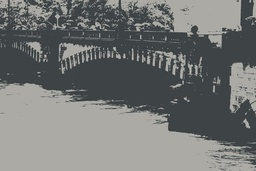
#> input picture src/segmented_k2.jpg, 256 x 171 px, shrunk from 1920 x 1280 before the run, given in place of your_image.jpg, which was not available
$ python segmentv4.py
#> lines starting #> are read from the running program, lines starting #| are printed output that depends on the picture; after the words box and inside, x2 and y2 are one past the last pixel; in counts of white or black regions, pixels touching at a corner belong together; pictures that were not available may be replaced by others from this repository, and a replacement may not be noted
import numpy as np
import matplotlib.pyplot as plt
from sklearn.cluster import KMeans
from sklearn.metrics import silhouette_score
from skimage import io, color
from skimage.color import rgb2lab, lab2rgb
import cv2
from PIL import Image

def segment_image_with_kmeans(image_path, k_range=(2, 10), use_grayscale=True, random_state=42):
    """
    Segment an image using K-means clustering with automatic K selection based on silhouette score.

    Parameters:
    -----------
    image_path : str
        Path to the input image
    k_range : tuple
        Range of K values to try (min, max)
    use_grayscale : bool
        Whether to convert the image to grayscale before segmentation
    random_state : int
        Random seed for reproducibility

    Returns:
    --------
    segmented_image : numpy.ndarray
        The segmented image where each pixel is replaced with its cluster center
    best_k : int
        The optimal number of clusters
    silhouette_scores : dict
        Dictionary of silhouette scores for each K value
    """
    # Read the image
    original_img = io.imread(image_path)

    # Store original dimensions for later reshaping
    if len(original_img.shape) == 3:
        height, width, channels = original_img.shape
    else:
        height, width = original_img.shape
        channels = 1

    # Convert to grayscale if requested
    if use_grayscale and len(original_img.shape) == 3:
        # Convert RGB to grayscale
        img = color.rgb2gray(original_img)
        # Reshape to column vector
        pixels = img.reshape(-1, 1)
        print("Using grayscale for segmentation")
    else:
        # Use color image
        img = original_img.copy()
        if len(img.shape) == 3:
            # Reshape the image to a 2D array of pixels
            pixels = img.reshape(-1, channels)
            # Convert to LAB color space (better for color segmentation)
            pixels = rgb2lab(pixels.reshape(-1, 3).astype(float) / 255.0)
            print("Using LAB color space for segmentation")
        else:
            # Image is already grayscale
            pixels = img.reshape(-1, 1)
            print("Image is already grayscale")

    # Try different K values and compute silhouette scores
    silhouette_scores = {}
    labels_dict = {}
    kmeans_dict = {}

    for k in range(k_range[0], k_range[1] + 1):
        print(f"Trying K = {k}...")

        # Apply K-means clustering
        kmeans = KMeans(n_clusters=k, random_state=random_state, n_init=10)
        labels = kmeans.fit_predict(pixels)

        # Calculate silhouette score if k > 1
        if k > 1:
            # Use a subset of pixels for silhouette calculation if the image is large
            sample_size = min(10000, len(pixels))
            indices = np.random.choice(len(pixels), sample_size, replace=False)
            score = silhouette_score(pixels[indices], labels[indices])
            silhouette_scores[k] = score
            print(f"K = {k}, Silhouette Score = {score:.4f}")
        else:
            silhouette_scores[k] = -1  # Invalid score for k=1

        labels_dict[k] = labels
        kmeans_dict[k] = kmeans

    # Find the K with the highest silhouette score
    best_k = max(silhouette_scores, key=silhouette_scores.get)
    print(f"Best K = {best_k} with Silhouette Score = {silhouette_scores[best_k]:.4f}")

    # Get the labels and cluster centers for the best K
    labels = labels_dict[best_k]
    kmeans = kmeans_dict[best_k]

    # Create segmented image by replacing each pixel with its corresponding cluster center
    if use_grayscale or len(original_img.shape) == 2:
        # For grayscale images
        centers = kmeans.cluster_centers_
        segmented_pixels = centers[labels].reshape(-1)

        # Create a colored version to better visualize the segments
        # Generate distinct colors for each segment
        colors = plt.cm.tab10(np.linspace(0, 1, best_k))[:, :3]  # Using tab10 colormap

        # Map each label to a color
        colored_segments = colors[labels]

        # Reshape back to image dimensions
        segmented_image_gray = segmented_pixels.reshape(height, width)
        segmented_image_color = colored_segments.reshape(height, width, 3)

        return segmented_image_gray, segmented_image_color, best_k, silhouette_scores
    else:
        # For color images
        centers = kmeans.cluster_centers_
        # Convert cluster centers back to RGB
        centers_rgb = (np.clip(lab2rgb(centers.reshape(-1, 1, 3)), 0, 1) * 255).astype(np.uint8)
        centers_rgb = centers_rgb.reshape(-1, 3)

        # Create segmented image by replacing each pixel with its corresponding cluster center
        segmented_pixels = centers_rgb[labels]
        segmented_image = segmented_pixels.reshape(height, width, channels)

        return segmented_image, None, best_k, silhouette_scores

def plot_results(original_image, segmented_image_gray=None, segmented_image_color=None, silhouette_scores=None, best_k=None):
    """
    Plot the original image, segmented image, and silhouette scores.
    """
    if segmented_image_gray is not None and segmented_image_color is not None:
        # For grayscale processing
        plt.figure(figsize=(15, 10))

        # Plot original image
        plt.subplot(1, 4, 1)
        plt.imshow(original_image, cmap='gray' if len(original_image.shape) == 2 else None)
        plt.title('Original Image')
        plt.axis('off')

        # Plot grayscale segmented image
        plt.subplot(1, 4, 2)
        plt.imshow(segmented_image_gray, cmap='gray')
        plt.title(f'Segmented Image (K = {best_k})')
        plt.axis('off')

        # Plot colored segmentation for better visualization
        plt.subplot(1, 4, 3)
        plt.imshow(segmented_image_color)
        plt.title(f'Colored Segments (K = {best_k})')
        plt.axis('off')
    else:
        # For color processing
        plt.figure(figsize=(15, 10))

        # Plot original image
        plt.subplot(1, 3, 1)
        plt.imshow(original_image)
        plt.title('Original Image')
        plt.axis('off')

        # Plot segmented image
        plt.subplot(1, 3, 2)
        plt.imshow(segmented_image_gray)  # This is actually the color segmented image
        plt.title(f'Segmented Image (K = {best_k})')
        plt.axis('off')

    # Plot silhouette scores
    if silhouette_scores:
        plt.subplot(1, 4 if segmented_image_color is not None else 1, 4 if segmented_image_color is not None else 3)
        k_values = list(silhouette_scores.keys())
        scores = list(silhouette_scores.values())

        # Remove invalid score for k=1 if present
        if silhouette_scores.get(1, 0) == -1:
            k_values = k_values[1:]
            scores = scores[1:]

        plt.plot(k_values, scores, 'bo-')
        plt.xlabel('Number of Clusters (K)')
        plt.ylabel('Silhouette Score')
        plt.title('Silhouette Score vs. K')
        plt.grid(True)

    plt.tight_layout()
    plt.show()

def main():
    """
    Main function to run the image segmentation process.
    """
    # Replace with your image path
    image_path = "your_image.jpg"

    # Read the original image for display
    original_image = io.imread(image_path)
#> original_image is the input picture: shape (171, 256, 3); mean R, G, B 115.3, 117.5, 116.4

    # Choose whether to use grayscale
    use_grayscale = True

    # Segment the image
    if use_grayscale:
        segmented_image_gray, segmented_image_color, best_k, silhouette_scores = segment_image_with_kmeans(
            image_path=image_path,
            k_range=(2, 10),  # Try K from 2 to 10
            use_grayscale=True,
            random_state=42
        )
#> the loop in segment_image_with_kmeans, `for k in range(k_range[0], k_range[1] + 1):` made 9 passes
#> score on passes 1 to 9: 0.878, 0.86, 0.848, 0.831, 0.812, 0.79, 0.747, 0.753, 0.729
#| K = 2, Silhouette Score = 0.8783
#| K = 3, Silhouette Score = 0.8598
#| K = 4, Silhouette Score = 0.8479
#| K = 5, Silhouette Score = 0.8306
#| K = 6, Silhouette Score = 0.8124
#| K = 7, Silhouette Score = 0.7905
#| K = 8, Silhouette Score = 0.7469
#| K = 9, Silhouette Score = 0.7528
#> (further printed lines are left out)
#> after the loop in segment_image_with_kmeans, `for k in range(k_range[0], k_range[1] + 1):`: kmeans_dict = 9 items
#> in segment_image_with_kmeans, `best_k = max(silhouette_scores, key=silhouette_scores.get)`: best_k = 2
#| Best K = 2 with Silhouette Score = 0.8783
#> in segment_image_with_kmeans, `centers = kmeans.cluster_centers_`: centers = [0.278, 0.65]
#> in segment_image_with_kmeans, `segmented_image_gray = segmented_pixels.reshape(height, width)`:
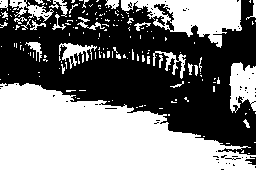
#> segmented_image_gray: shape (171, 256) float64; values 0.278 (black) and 0.65 (white), 48.6% white; 177 white regions (145 under 20 px), largest, box (x1, y1, x2, y2) and area: (0, 83, 256, 171) 14594, (121, 0, 242, 48) 2917, (229, 62, 256, 113) 982
#> in segment_image_with_kmeans, `segmented_image_color = colored_segments.reshape(height, width, 3)`:
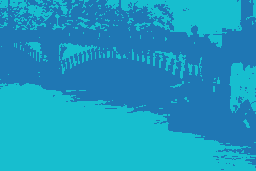
#> segmented_image_color: shape (171, 256, 3) float64; mean of channels 0, 1, 2 0.106, 0.602, 0.757; drawn as R, G, B
#> best_k = 2; silhouette_scores = 9 items

        # Plot results
        plot_results(original_image, segmented_image_gray, segmented_image_color, silhouette_scores, best_k)
#> in plot_results, `k_values = list(silhouette_scores.keys())`: k_values = [2, 3, 4, 5, 6, 7, 8, 9, 10]
#> in plot_results, `scores = list(silhouette_scores.values())`: scores = [0.878, 0.86, 0.848, 0.831, 0.812, 0.79, 0.747, 0.753, 0.729]
#> in plot_results, `plt.show()`:
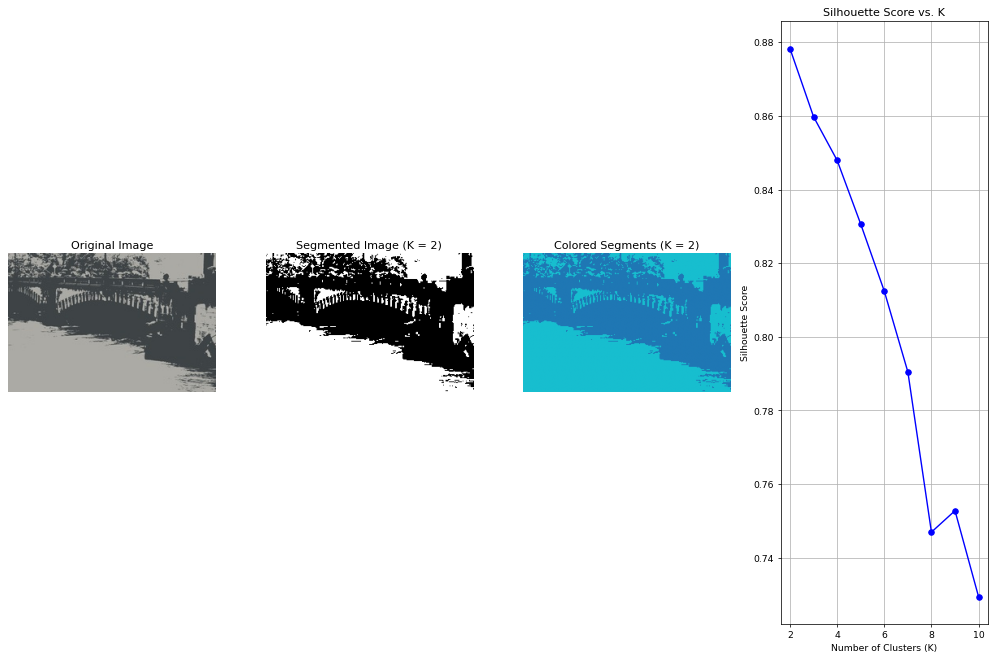
#> figure drawn by matplotlib, 4 panels

        # Save the segmented images
        io.imsave(f"segmented_gray_k{best_k}.jpg", (segmented_image_gray * 255).astype(np.uint8))
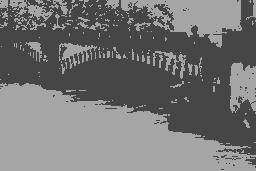
#> saved as segmented_gray_k2.jpg: shape (171, 256); min 35, max 200, mean 116.2
        io.imsave(f"segmented_color_k{best_k}.jpg", (segmented_image_color * 255).astype(np.uint8))
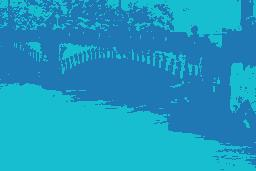
#> saved as segmented_color_k2.jpg: shape (171, 256, 3); mean R, G, B 27.3, 153.8, 193.6
        print(f"Segmented images saved with K = {best_k}")
#| Segmented images saved with K = 2
    else:
        segmented_image, _, best_k, silhouette_scores = segment_image_with_kmeans(
            image_path=image_path,
            k_range=(2, 10),  # Try K from 2 to 10
            use_grayscale=False,
            random_state=42
        )

        # Plot results
        plot_results(original_image, segmented_image, None, silhouette_scores, best_k)

        # Save the segmented image
        io.imsave(f"segmented_k{best_k}.jpg", segmented_image)
        print(f"Segmented image saved with K = {best_k}")

if __name__ == "__main__":
    main()
